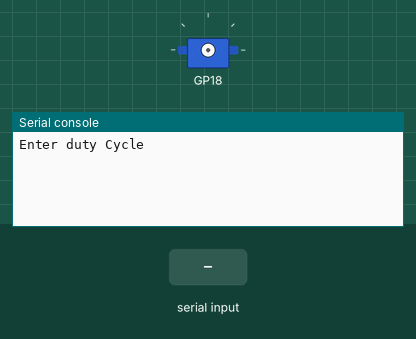
Recording of a program running on a simulated Raspberry Pi Pico running MicroPython. Shown: servo, the last lines printed to the serial console. Inputs (shaded band) come from the test bench. Servo angles are drawn from the pulse width (0.5 ms = 0°, 2.5 ms = 180°).

Above: at 1.2 s.
1.3 s: "5" typed at the serial console, then Enter
At 2.5 s:
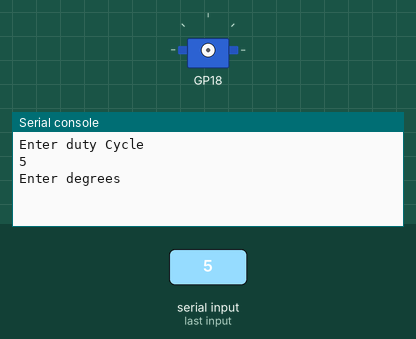
2.8 s: "90" typed at the serial console, then Enter
At 3.6 s:
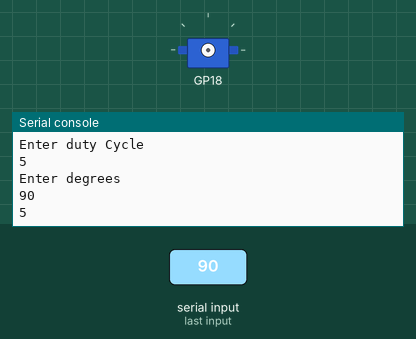
At 4.6 s:
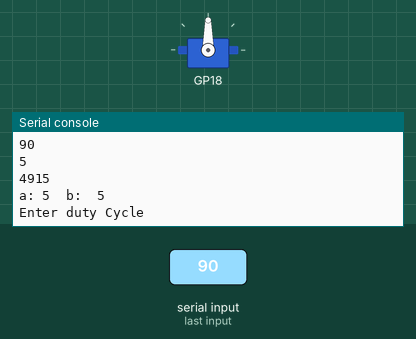
Timing chart, 0 to 6.1 s (numbered marks = the images above; inputs shaded):
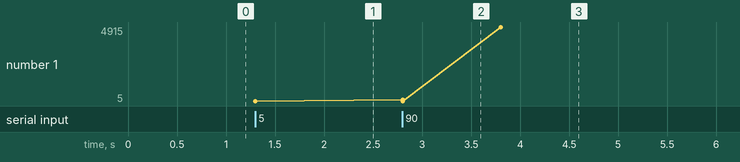

Measured:
- after the input at 1.3 s, the serial console: prints a new line at once (image 1)
- after the input at 2.8 s, the serial console: prints a new line at once (image 2)
- plotted number 1: 5 → 4915 after the input at 2.8 s

The program:

Servo_Class.py
```python
'''Servo library,
enterDutyCycle(self,dutyCycle)  for entering duty cycle
enterDegree(self,deg) for entering degree(0-180) and returning a PWM between 1638 and 8191 which is the range of a 180 degree servo
  to call the class is" myServ=ServoClass(18)" with servo pin as 18,  myServ is the object in this case but can be many
create a servo class and then a servo library
1638 is .5/20 * 65535 = 1638   2.5/20 * 65535 is 8191
pwm = deg/180 *65535     m=    (8191-1638)/180 =36.40556
y = mx+b  8191=36.4(180)+b   b=1639
'''

class ServoClass:
    def __init__(self,sPin):
        from machine import Pin,PWM
        self.sPin = sPin
        self.myServo1=PWM(self.sPin)
        self.myServo1.freq(50)
    def enterDutyCycle(self,dutyCycle):
        self.dutyCycle=dutyCycle
        self.myServo1.duty_u16(dutyCycle)
        print(self.dutyCycle)
        return self.dutyCycle

    def enterDegree(self,deg):
        self.deg=deg
        dutyCycle =int((36.4* deg)+1639)
        self.myServo1.duty_u16(dutyCycle)
        print(dutyCycle)
        return self.dutyCycle

import time


while True:
    dutyCycle =int(input('Enter duty Cycle'))
    deg =int(input('Enter degrees'))
    myServ=ServoClass(18)
    a=myServ.enterDutyCycle(dutyCycle)
    time.sleep(1)
    b=myServ.enterDegree(deg)
    # a=myServ.servoFx
    print('a:',a,' b: ',b)
    # b=myServ.degree
    # print('duty; ',a,'Deg: ',b)
```
